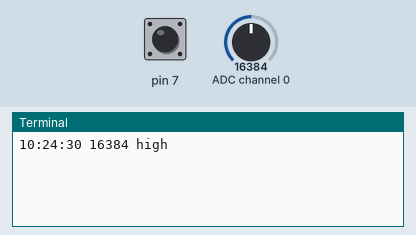
Bench run of a program on a simulated Raspberry Pi (header pin numbers). On the bench: the last lines printed to the terminal. Inputs (shaded band) come from the test bench; at power-on: ADC channel 0 = 16384, pin 7 HIGH (analog values on the 0–32767 scale). The clock reads 2024-03-15 10:24:30 at power-on unless the program sets it; databases and web services accept everything at once and return nothing.

Above: at 1.2 s.
1.3 s: ADC channel 0 set to 4368
At 3.2 s:
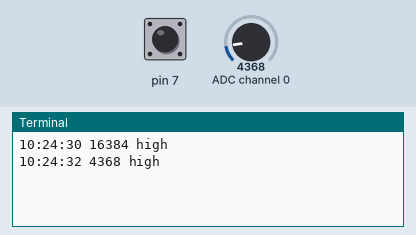
4.0 s: ADC channel 0 set to 3624
At 5.1 s:
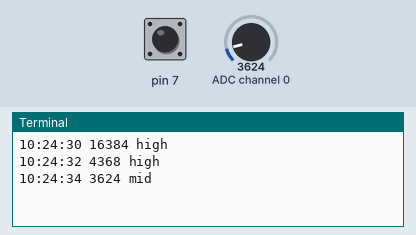
11.3 s: ADC channel 0 set to 2200
At 12.6 s:
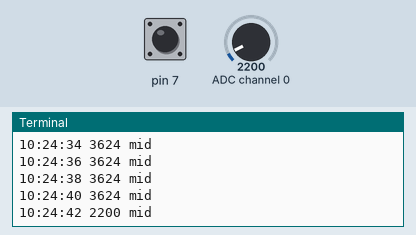
14.0 s: ADC channel 0 set to 1856
At 14.4 s:
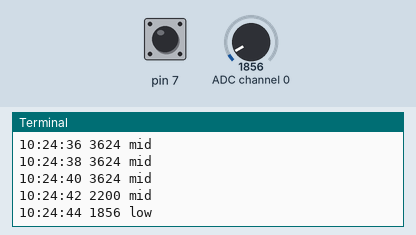
Timing chart, 0 to 17.0 s (numbered marks = the images above; inputs shaded):
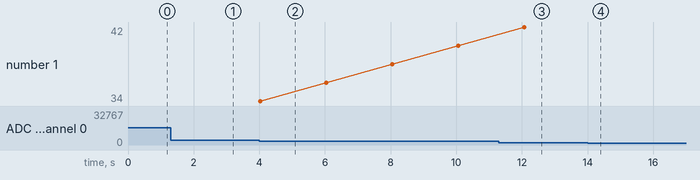

Measured:
- the behaviour switches between 4000 and 3992 on ADC channel 0 (found by bisection; images 1 and 2)
- the behaviour switches between 2000 and 1992 on ADC channel 0 (found by bisection; images 3 and 4)
- after the input at 1.3 s, the terminal: prints a new line after 0.72 s (image 1)
- after the input at 4.0 s, the terminal: prints a new line at once (image 2)
- after the input at 11.3 s, the terminal: prints a new line after 0.77 s (image 3)
- after the input at 14.0 s, the terminal: prints a new line after 0.08 s (image 4)

The program:

data-log.py
```python
import time
from datetime import datetime
import gspread
from oauth2client.service_account import ServiceAccountCredentials

import RPi.GPIO as GPIO

import Adafruit_ADS1x15

def gpio_init():
    GPIO.setwarnings(False)
    GPIO.setmode(GPIO.BOARD)

def outp(pin:int):
    GPIO.setup(pin,GPIO.OUT)

def use_switch(pin,handle = None ):
    GPIO.setup(pin,GPIO.IN,pull_up_down = GPIO.PUD_UP)
    GPIO.add_event_detect(pin,GPIO.FALLING,callback = handle,bouncetime=100)

def connect(SheetName,GSheet_OAUTH_JSON,worksheet_name,scope):
    credentials = ServiceAccountCredentials.from_json_keyfile_name(
        GSheet_OAUTH_JSON, scope)
    client = gspread.authorize(credentials)
    worksheet = client.open(SheetName).worksheet(worksheet_name)
    return worksheet

# clear and setup  wks
def worksheet_reset(worksheet,row,index=1 ):
    worksheet.clear()
    worksheet.insert_row(row, index)

def main():
    main_class = Main()
    main_class.run()


class Main:
    # config data
    SheetName = "data logger online"
    GSheet_OAUTH_JSON = "key.json"
    worksheet_name = "minitest"
    scope = ["https://spreadsheets.google.com/feeds",
            "https://www.googleapis.com/auth/drive"]
    GAIN = 1
    PORT = 0
    PIN_SW = 7
    row = [ "Time","FSR","FSR_level (change level every 2000 point)"]
    # using adc
    adc = Adafruit_ADS1x15.ADS1115()
    def __init__(self):
        # connect
        self.worksheet = connect(self.SheetName,self.GSheet_OAUTH_JSON,self.worksheet_name,self.scope)

        # config worksheet
        worksheet_reset(self.worksheet,self.row)

        # using gpio
        gpio_init()

        # using switch
        outp(self.PIN_SW)
        use_switch(self.PIN_SW,self.sw_handle)


    def sw_handle(self,e):
        print('reset')
        worksheet_reset(self.worksheet,self.row)
    def run(self):
        while True:
            # get timestmap
            now = datetime.now()
            timestamp = now.strftime("%H:%M:%S")

            # get fsr value
            value = max(self.adc.read_adc(self.PORT,self.GAIN),0)

            # convert to level
            level = ['low ','mid ','high'][min(2,int(value/2000))]

            try:
                self.worksheet.append_row([timestamp,value,level])
                print(timestamp,value,level)
            except:
                print("Google sheet login failed with error:", Exception)
            time.sleep(2)

if __name__ == "__main__":
    main()
```
